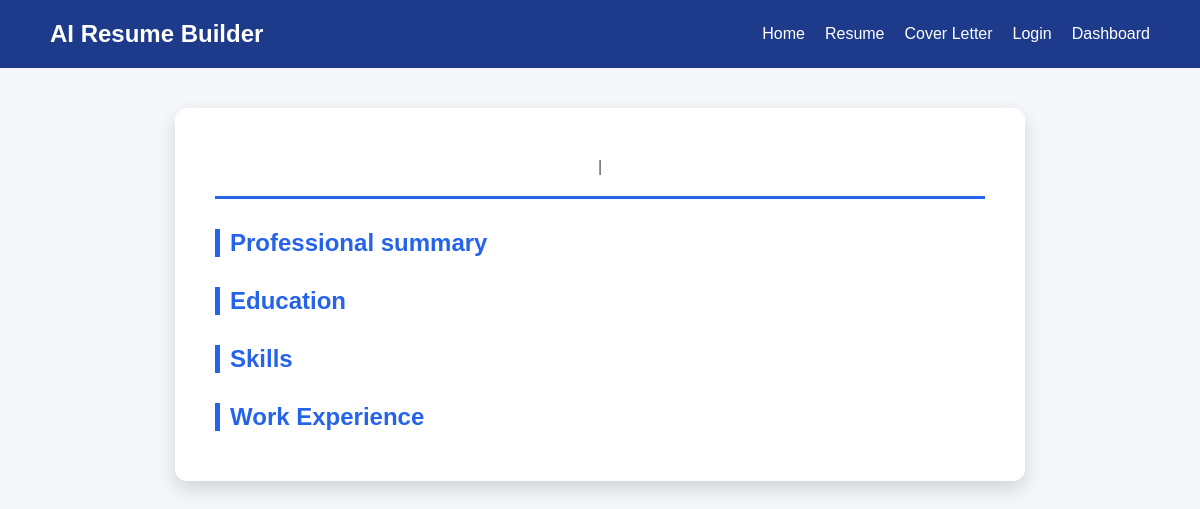
The page /resume/4 on the database as committed earlier.
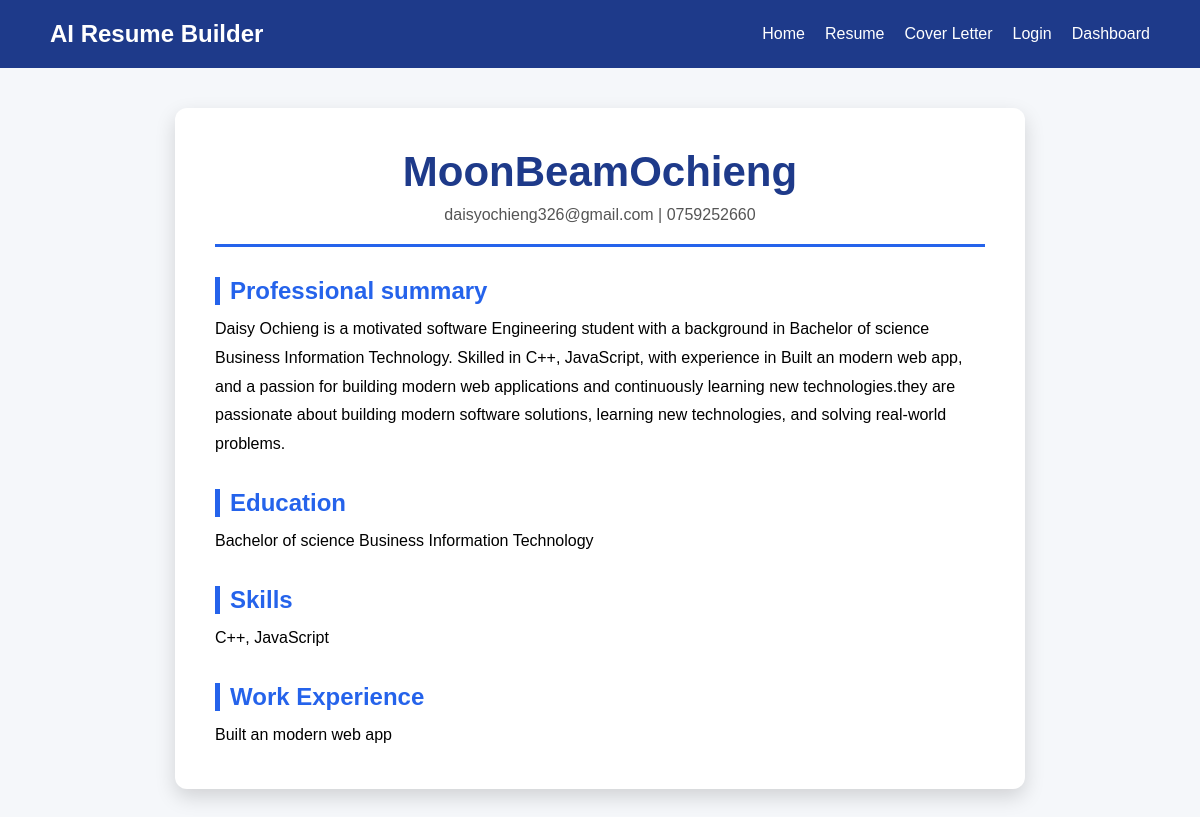
The same page on the database as committed later.
### tables this page shows
CREATE TABLE resumes(
            id INTEGER PRIMARY KEY AUTOINCREMENT,
            full_name TEXT,
            email TEXT,
            phone TEXT,
            education TEXT,
            skills TEXT,
            experience TEXT,
            summary TEXT
        );

### app.py (the view)
@app.route("/resume/<int:resume_id>")
def view_resume(resume_id):
    resume = get_resume_by_id(resume_id)
    return render_template(
        "view_resume.html",
        resume = resume
    )

### database/db.py (called while the page is built)
def get_resume_by_id(resume_id):
    conn = sqlite3.connect(DB_PATH)
    cursor = conn.cursor()
    cursor.execute("""
        SELECT *
        FROM resumes
        WHERE id = ?
    """, (resume_id,))
    resume = cursor.fetchone()
    conn.close()
    return resume

### templates/view_resume.html
{% extends "base.html" %}
{% block content %}
<div class="resume-preview">
    <div class="resume-header">
        <h1>{{ resume[1] }}</h1>
        <p>{{ resume[2] }} | {{ resume[3] }}</p>
    </div>
    <div class="resume-section">
        <h2>Professional summary</h2>
        <p>{{ resume[7] }}</p>
    </div>
    <div class="resume-section">
        <h2>Education</h2>
        <p>{{ resume[4] }}</p>
    </div>
    <div class="resume-section">
        <h2>Skills</h2>
        <p> {{ resume[5] }}</p>
    </div>
    <div class="resume-section">
        <h2>Work Experience</h2>
        <p>{{ resume[6] }}</p>
    </div>
</div>
{% endblock %}

Rows that differ between the two databases and show on the page:
added resumes: full_name "MoonBeamOchieng", email "daisyochieng326@gmail.com", phone "0759252660", summary "Daisy Ochieng is a motivated software Engineering student with a background in Bachelor of science Business Information Technology. Skilled in C++, JavaScript, with experience in Built an modern web app, and a passion for building modern web applications and continuously learning new technologies.they are passionate about building modern software solutions, learning new technologies, and solving real-world problems.", education "Bachelor of science Business Information Technology", skills "C++, JavaScript", experience "Built an modern web app"
